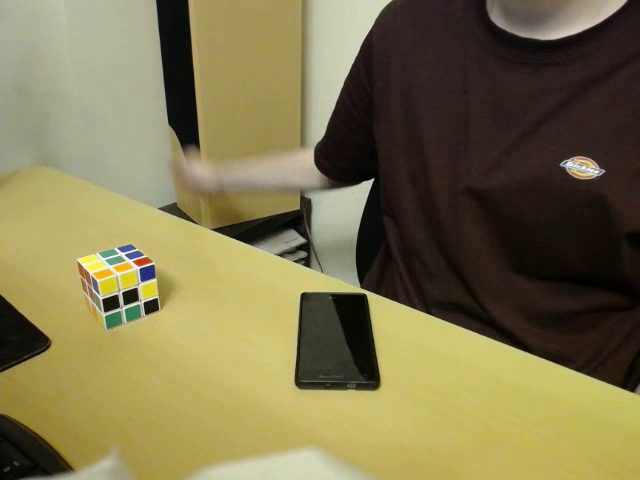
//> input picture frame 18 of 7-cv-contours/cube.avi, 640 x 480 px
$ ./contours   (built with g++ and OpenCV 4)
//> lines starting //> are read from the running program, lines starting //| are printed output that depends on the picture; after the words box and inside, x2 and y2 are one past the last pixel; in counts of white or black regions, pixels touching at a corner belong together
#include <opencv2/imgproc/imgproc.hpp>
#include <opencv2/highgui/highgui.hpp>

int main()
{
	cv::VideoCapture input("cube.avi");

	cv::Mat img, img_gray, img_edges;

	for (;;)
	{
		if (!input.read(img))
			break;
//> img is the input picture: 480 rows x 640 cols, CV_8UC3; mean B, G, R 77.7, 116.8, 125.6

		cv::cvtColor(img, img_gray, CV_BGR2GRAY);
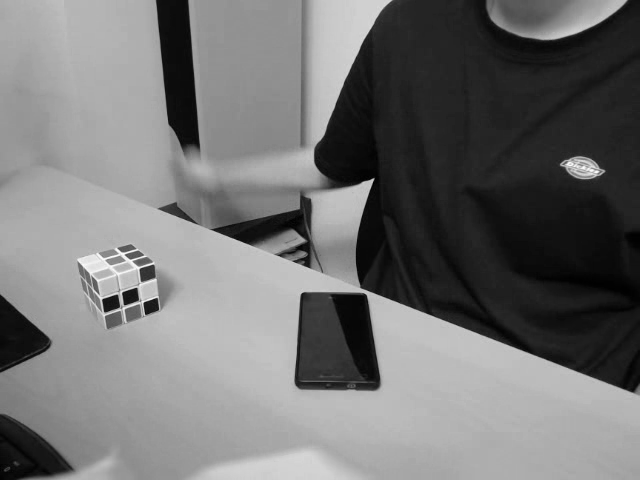
//> img_gray: 480 rows x 640 cols, CV_8UC1; min 0, max 254, mean 115
		cv::Canny(img_gray, img_edges, 230, 460);
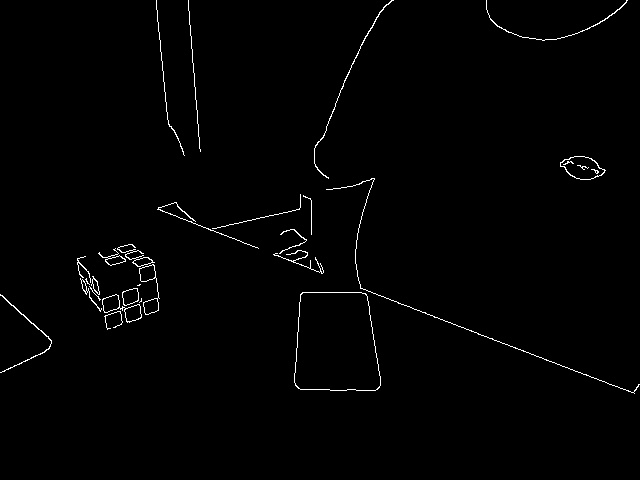
//> img_edges: 480 rows x 640 cols, CV_8UC1; 1.1% white in thin lines or dots, all inside (x1, y1, x2, y2) = (0, 0, 640, 394)

		std::vector<cv::Vec4i> lines;
		cv::HoughLinesP(img_edges, lines, 1, CV_PI/180, 50, 25, 2);
//> lines = 13 lines (x1, y1, x2, y2), first 8: [360, 287, 442, 319], [368, 291, 634, 393], [197, 115, 200, 151], [163, 75, 168, 124], [182, 218, 258, 248], [326, 128, 354, 59], [212, 228, 268, 216], [0, 372, 49, 348]

		for (size_t i = 0; i < lines.size(); i++)
		{
			cv::Vec4i l = lines[i];
			cv::line(img,
				cv::Point(l[0], l[1]),
				cv::Point(l[2], l[3]),
				cv::Scalar(0, 255, 255),
				3);
		}
//> this loop made 13 passes
//> l on passes 1 to 12: [360, 287, 442, 319], [368, 291, 634, 393], [197, 115, 200, 151], [163, 75, 168, 124], [182, 218, 258, 248], [326, 128, 354, 59], [212, 228, 268, 216], [0, 372, 49, 348], [366, 294, 380, 383], [302, 292, 361, 292], [587, 29, 615, 12], [156, 0, 159, 39]
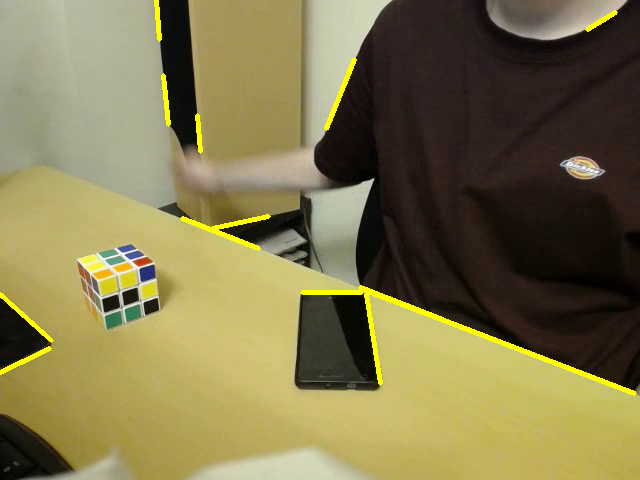
//> img: 480 rows x 640 cols, CV_8UC3; 1.58% of pixels changed, all inside (x1, y1, x2, y2) = (0, 0, 637, 396)

		cv::GaussianBlur(img_gray, img_gray, cv::Size(9, 9), 2, 2);
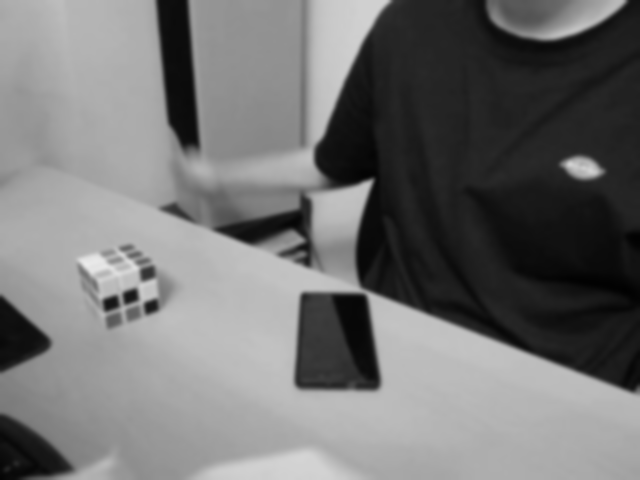
//> img_gray: 480 rows x 640 cols, CV_8UC1; min 1, max 235, mean 115

		std::vector<cv::Vec3f> circles;
		cv::HoughCircles(img_gray, circles, CV_HOUGH_GRADIENT,
			1, 10, 100, 25, 1, 25);
//> circles = empty

		for (size_t i = 0; i < circles.size(); i++)
		{
			cv::Vec3f c = circles[i];
			cv::circle(img,
				cv::Point(c[0], c[1]),
				c[2],
				cv::Scalar(0, 255, 0),
				3);
		}
//> this loop made 0 passes


		cv::imshow("img", img);
		char c = cv::waitKey(30);
//> the Esc key is pressed
		if (c == 27) // 27 is ESC code
			break;
	}

	return 0;
}

$ run again, starting later in the video
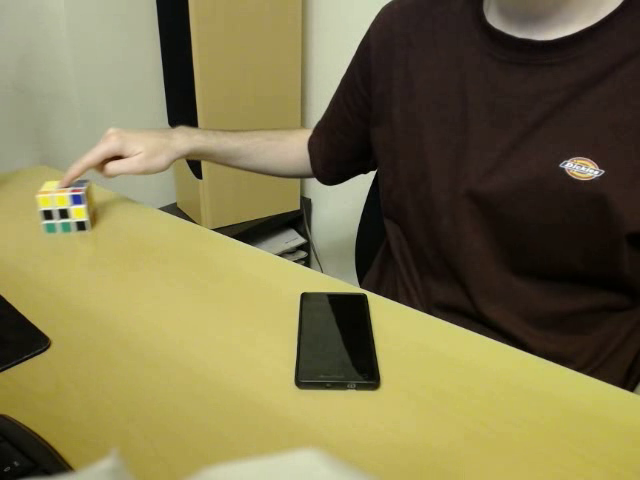
//> input picture frame 83 of 7-cv-contours/cube.avi, 640 x 480 px
//> img is the input picture: 480 rows x 640 cols, CV_8UC3; mean B, G, R 76.2, 117.4, 125.9
//> `cv::Canny(img_gray, img_edges, 230, 460);`:
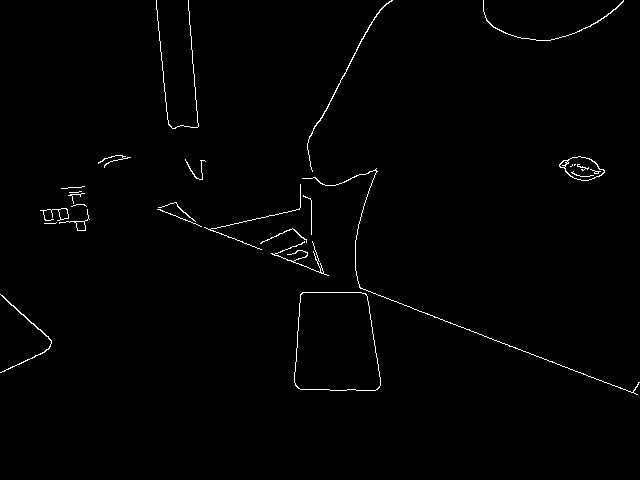
//> img_edges: 480 rows x 640 cols, CV_8UC1; 0.96% white in thin lines or dots, all inside (x1, y1, x2, y2) = (0, 0, 640, 395)
//> lines = 13 lines (x1, y1, x2, y2), first 8: [359, 287, 637, 394], [318, 122, 376, 14], [376, 353, 380, 381], [297, 343, 300, 294], [156, 3, 163, 78], [194, 78, 198, 126], [159, 209, 260, 249], [243, 221, 299, 209]
//> the loop `for (size_t i = 0; i < lines.size(); i++)` made 13 passes
//> `cv::GaussianBlur(img_gray, img_gray, cv::Size(9, 9), 2, 2);`:
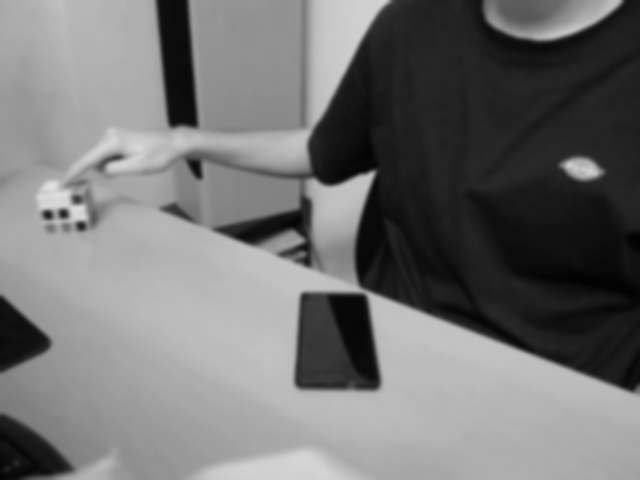
//> img_gray: 480 rows x 640 cols, CV_8UC1; min 2, max 225, mean 115.2
//> circles = empty

$ run again, starting later in the video
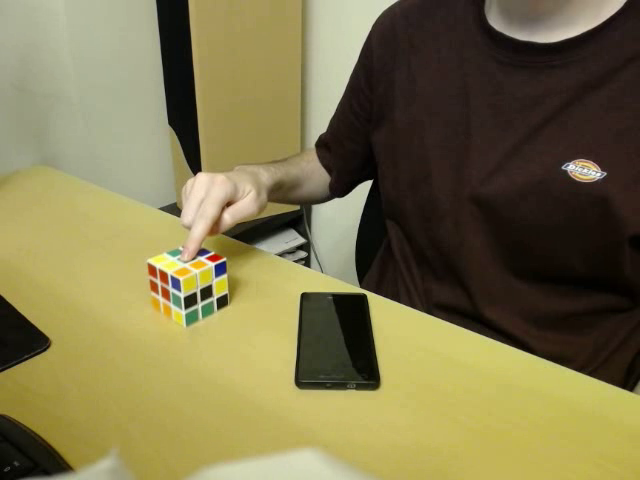
//> input picture frame 148 of 7-cv-contours/cube.avi, 640 x 480 px
//> img is the input picture: 480 rows x 640 cols, CV_8UC3; mean B, G, R 76.4, 117.8, 126.3
//> `cv::Canny(img_gray, img_edges, 230, 460);`:
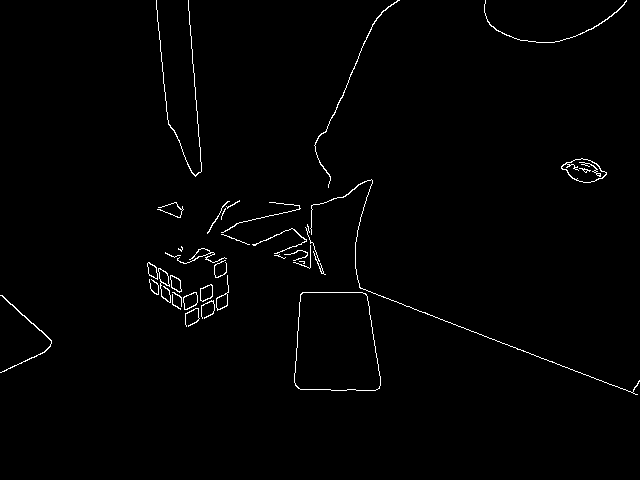
//> img_edges: 480 rows x 640 cols, CV_8UC1; 1.1% white in thin lines or dots, all inside (x1, y1, x2, y2) = (0, 0, 640, 395)
//> lines = 11 lines (x1, y1, x2, y2), first 8: [359, 287, 637, 394], [192, 52, 197, 114], [160, 44, 168, 124], [332, 117, 372, 24], [367, 296, 380, 382], [302, 292, 362, 292], [235, 224, 284, 212], [588, 30, 619, 9]
//> the loop `for (size_t i = 0; i < lines.size(); i++)` made 11 passes
//> `cv::GaussianBlur(img_gray, img_gray, cv::Size(9, 9), 2, 2);`:
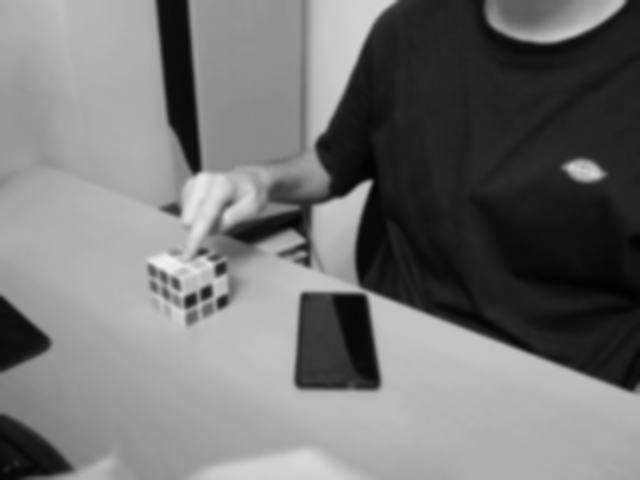
//> img_gray: 480 rows x 640 cols, CV_8UC1; min 2, max 239, mean 115.5
//> circles = empty
